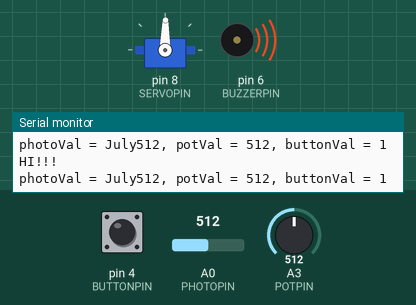
A sketch run on a simulated Arduino Uno, built with avr-gcc and run on an emulated ATmega328P. On the bench: servo, buzzer (waves = sounding), the last lines printed to the serial monitor. The inputs (shaded band) are chosen by the test bench; at power-on: A0 (PHOTOPIN) = 512, pin 4 (BUTTONPIN) HIGH, A3 (POTPIN) = 512.

Above: at 1.2 s.
1.3 s: A0 (PHOTOPIN) set to 109
At 2.1 s:
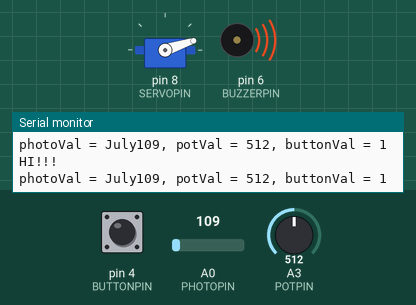
2.8 s: A0 (PHOTOPIN) set to 95
At 3.9 s:
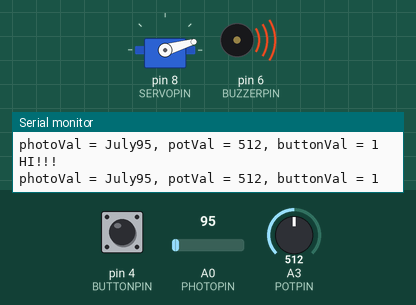
5.8 s: A0 (PHOTOPIN) set to 122
At 6.3 s:
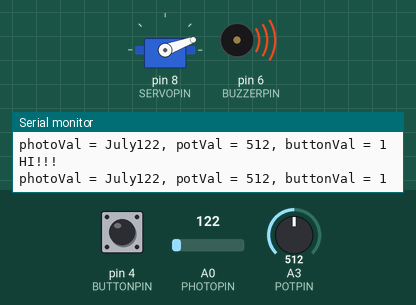
7.3 s: A0 (PHOTOPIN) set to 985
At 8.0 s:
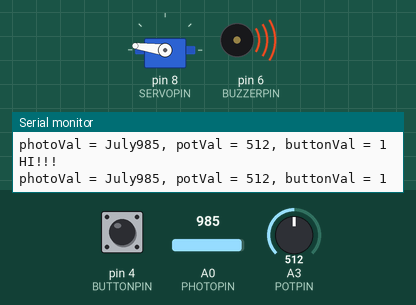
8.8 s: A0 (PHOTOPIN) set to 1013
At 9.7 s:
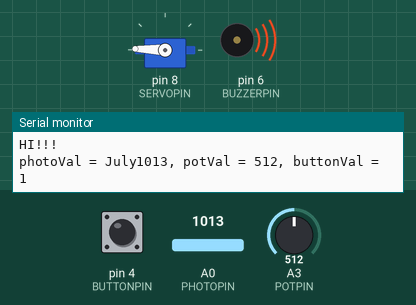
11.8 s: A0 (PHOTOPIN) set to 900
At 12.9 s:
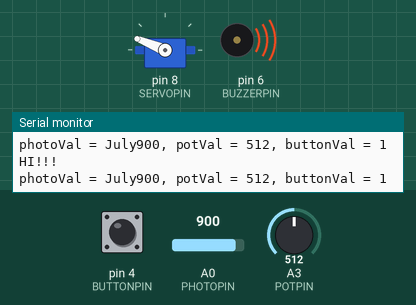
Timing chart, 0 to 14.3 s (numbered marks = the images above; inputs shaded):
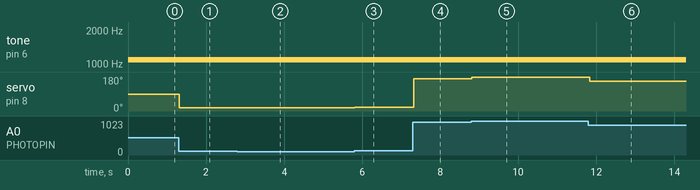

The sketch:

git_sample_sketch.ino
```cpp
/*
  Sample file for learning Git manipulations


  Project 1: Double Transducer
  60-223 Intro to Physical Computing

  A photoresistor reads in the amount of light hitting it, and that's used
  to drive a servo motor through a 180Âº range. The servo's output is physically
  coupled to a potentiometer shaft. The potentiometer's position is used to
  drive a variable frequency output speaker. When a pushbutton is pressed,
  the phototoresistor value is used to directly drive the speaker, bypassing
  the middle step of the transducer.

  Pin mapping:

  Arduino pin | role  |  description
  -------------------------------------
  A0            input    photoresistor
  A3            input    potentiometer
  4             input    pushbutton
  8             output   servo motor
  6             output   passive buzzer

  Sample code by Robert Zacharias, rzachari@andrew.cmu.edu
  January 2025
*/

// library for servo motor
#include <Servo.h>

// pin assignments
const int PHOTOPIN = A0,
          POTPIN = A3,
          BUTTONPIN = 4,
          SERVOPIN = 8,
          BUZZERPIN = 6;

// input data variables
int photoVal, potVal, buttonVal;

// internal mapping values
int mappedPhotoVal, mappedPotVal;

// output variables
int servoPos, buzzerVal;

// make servo motor variable "servoMotor"
Servo servoMotor;


void setup() {
  // initialize servo motor
  servoMotor.attach(SERVOPIN);

  // set up pin modes
  pinMode(PHOTOPIN, INPUT);
  pinMode(POTPIN, INPUT);
  pinMode(BUTTONPIN, INPUT_PULLUP);  // far leg of button to ground
  pinMode(BUZZERPIN, OUTPUT);

  // start serial communication at 19200 baud rate
  Serial.begin(19200);
}

void loop() {
  // step 1: read all of the sensors
  readInputs();

  // step 2: make decisions about what to do
  updateInternalState();

  // step 3: drive all of the outputs
  driveOutputs();

  // step 4: report data back to the user
  reportBack();

  // a brief delay at the bottom of the loop is usually a good idea
  delay(10);
}

void readInputs() {
  // read photoresistor
  photoVal = analogRead(PHOTOPIN);

  // read potentiometer
  potVal = analogRead(POTPIN);

  // read button
  buttonVal = digitalRead(BUTTONPIN);  // will be LOW when pressed
}

void updateInternalState() {
  // map the photoresistor value to a range of 0 to 99
  mappedPhotoVal = map(photoVal, 0, 1023, 0, 99);

  // map the potentiometer value to a range of 0 to 99
  mappedPotVal = map(potVal, 0, 1023, 0, 99);

  // use the mapped photo value to figure out where the servo should go,
  // i.e. map *that* to a 0â€“180 range
  servoPos = map(mappedPhotoVal, 0, 99, 0, 180);


  // make a decision about driving the buzzer output based on the button state
  if (buttonVal == LOW) {
    // if the button is pressed, use the photoresistor data to drive the
    // buzzer frequency
    buzzerVal = map(mappedPhotoVal, 0, 99, 200, 2000);
  } else {
    // if the button is *not* pressed, then use the mapped potentiometer value
    // to figure out what frequency to drive the buzzer to
    buzzerVal = map(mappedPotVal, 0, 99, 200, 2000);
  }
}

void driveOutputs() {
  // drive the servo motor to the calculated position, but only when the button
  // is not pressed (button is HIGH until pressed)
  if (buttonVal == HIGH) {
    servoMotor.write(servoPos);
  }

  // buzz the buzzer at the calculated frequency using the tone() command
  tone(BUZZERPIN, buzzerVal);
}

void reportBack() {
  Serial.print("photoVal = July");
  Serial.print(photoVal);
  Serial.print(", potVal = ");
  Serial.print(potVal);
  Serial.print(", buttonVal = ");
  Serial.println(buttonVal);
  Serial.println("HI!!!");
}
```

Measured:
- after the input at 1.3 s, servo on pin 8 (SERVOPIN): 89° → 18° at once
- after the input at 2.8 s, servo on pin 8 (SERVOPIN): 18° → 16° at once
- after the input at 5.8 s, servo on pin 8 (SERVOPIN): 16° → 20° at once
- after the input at 7.3 s, servo on pin 8 (SERVOPIN): 20° → 172° at once
- after the input at 8.8 s, servo on pin 8 (SERVOPIN): 172° → 178° at once
- after the input at 11.8 s, servo on pin 8 (SERVOPIN): 178° → 158° at once
